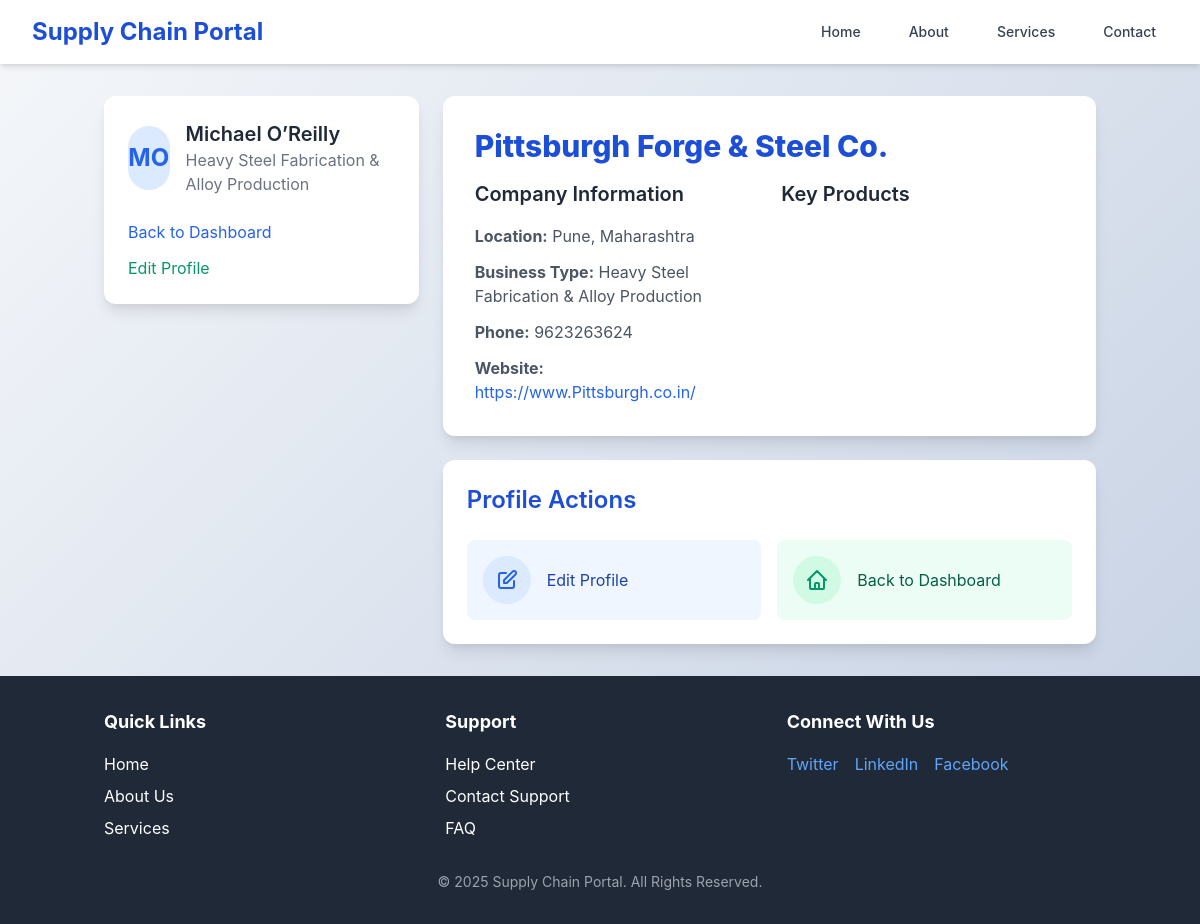
Page /manufacturer/profile/ (signed in) on the committed database.
### manufacturer/models.py (models this page shows, shortened)
class Manufacturer(models.Model):
    user = models.OneToOneField(User, on_delete=models.CASCADE)
    first_name = models.CharField(max_length=100)
    last_name = models.CharField(max_length=100)
    company_name = models.CharField(max_length=200)
    address = models.CharField(max_length=255)
    city = models.CharField(max_length=100)
    state = models.CharField(max_length=100)
    business_type = models.CharField(max_length=100)
    website = models.URLField(blank=True)
    phone_number = models.CharField(max_length=20)
    key_products = models.TextField()

### manufacturer/views.py (the view)
# urls.py: path('profile/', views.view_profile, name='manufacturer_profile'),
def view_profile(request):
    if not request.user.is_authenticated:
        return redirect('manufacturer_login')
    manufacturer = Manufacturer.objects.get(user=request.user)
    return render(request, 'manufacturer/profile.html', {'manufacturer': manufacturer})

### manufacturer/templates/manufacturer/profile.html (shortened to what this page needs)
<!DOCTYPE html>
<html lang="en">
<head>
    <link href="https://cdnjs.cloudflare.com/ajax/libs/tailwindcss/2.2.19/tailwind.min.css" rel="stylesheet">
</head>
<body class="min-h-screen flex flex-col bg-gray-50">
    <nav class="relative bg-white shadow-md">
        <div class="max-w-7xl mx-auto px-4 sm:px-6 lg:px-8">
            <div class="flex justify-between items-center h-16">
                <div class="flex items-center">
                    <h1 class="text-2xl font-bold text-blue-700">Supply Chain Portal</h1>
                </div>
                <div class="hidden md:flex space-x-6 nav-menu">
                    <a href="#" class="text-gray-700 hover:text-blue-600 px-3 py-2 text-sm font-medium">Home</a>
                    <a href="#" class="text-gray-700 hover:text-blue-600 px-3 py-2 text-sm font-medium">About</a>
                    <a href="#" class="text-gray-700 hover:text-blue-600 px-3 py-2 text-sm font-medium">Services</a>
                    <a href="#" class="text-gray-700 hover:text-blue-600 px-3 py-2 text-sm font-medium">Contact</a>
                </div>
            </div>
        </div>
    </nav>
    <main class="flex-grow container mx-auto px-4 py-8">
        <div class="grid md:grid-cols-3 gap-6">
            <div class="md:col-span-1 space-y-6">
                <div class="bg-white p-6 rounded-xl shadow-lg dashboard-card">
                    <div class="flex items-center space-x-4">
                        <div class="w-16 h-16 bg-blue-100 rounded-full flex items-center justify-center">
                            <span class="text-2xl font-bold text-blue-600">
                                {{ manufacturer.first_name.0 }}{{ manufacturer.last_name.0 }}
                            </span>
                        </div>
                        <div>
                            <h2 class="text-xl font-semibold text-gray-800">
                                {{ manufacturer.first_name }} {{ manufacturer.last_name }}
                            </h2>
                            <p class="text-gray-500">{{ manufacturer.business_type }}</p>
                        </div>
                    </div>
                    <div class="mt-6 space-y-3">
                        <a href="{% url 'manufacturer_dashboard' %}" class="block text-blue-600 hover:text-blue-800 action-link">
                            Back to Dashboard
                        </a>
                        <a href="{% url 'manufacturer_edit_profile' %}" class="block text-green-600 hover:text-green-800 action-link">
                            Edit Profile
                        </a>
                    </div>
                </div>
            </div>
            <div class="md:col-span-2 space-y-6">
                <div class="bg-white p-8 rounded-xl shadow-lg dashboard-card">
                    <h1 class="text-3xl font-extrabold text-blue-700 mb-4">
                        {{ manufacturer.company_name }}
                    </h1>
                    <div class="grid md:grid-cols-2 gap-6">
                        <div>
                            <h2 class="text-xl font-semibold text-gray-800 mb-4">Company Information</h2>
                            <div class="space-y-3 text-gray-600">
                                <p><strong>Location:</strong> {{ manufacturer.city }}, {{ manufacturer.state }}</p>
                                <p><strong>Business Type:</strong> {{ manufacturer.business_type }}</p>
                                <p><strong>Phone:</strong> {{ manufacturer.phone_number }}</p>
                                {% if manufacturer.website %}
                                <p>
                                    <strong>Website:</strong>
                                    <a href="{{ manufacturer.website }}" target="_blank" class="text-blue-600 hover:underline">
                                        {{ manufacturer.website }}
                                    </a>
                                </p>
                                {% endif %}
                            </div>
                        </div>
                        <div>
                            <h2 class="text-xl font-semibold text-gray-800 mb-4">Key Products</h2>
                        </div>
                    </div>
                </div>
                <div class="bg-white p-6 rounded-xl shadow-lg dashboard-card">
                    <h2 class="text-2xl font-semibold text-blue-700 mb-6">Profile Actions</h2>
                    <div class="grid md:grid-cols-2 gap-4">
                        <a href="{% url 'manufacturer_edit_profile' %}"
                           class="bg-blue-50 p-4 rounded-lg hover:bg-blue-100 transition flex items-center space-x-4 action-link">
                            <div class="bg-blue-100 p-3 rounded-full">
                            </div>
                            <span class="text-blue-800">Edit Profile</span>
                        </a>
                        <a href="{% url 'manufacturer_dashboard' %}"
                           class="bg-green-50 p-4 rounded-lg hover:bg-green-100 transition flex items-center space-x-4 action-link">
                            <div class="bg-green-100 p-3 rounded-full">
                            </div>
                            <span class="text-green-800">Back to Dashboard</span>
                        </a>
                    </div>
                </div>
            </div>
        </div>
    </main>
    <footer class="bg-gray-800 text-white py-8">
        <div class="container mx-auto px-4 grid md:grid-cols-3 gap-8">
            <div>
                <h3 class="text-lg font-bold mb-4">Quick Links</h3>
                <ul class="space-y-2">
                    <li><a href="#" class="hover:text-blue-400">Home</a></li>
                    <li><a href="#" class="hover:text-blue-400">About Us</a></li>
                    <li><a href="#" class="hover:text-blue-400">Services</a></li>
                </ul>
            </div>
            <div>
                <h3 class="text-lg font-bold mb-4">Support</h3>
                <ul class="space-y-2">
                    <li><a href="#" class="hover:text-blue-400">Help Center</a></li>
                    <li><a href="#" class="hover:text-blue-400">Contact Support</a></li>
                    <li><a href="#" class="hover:text-blue-400">FAQ</a></li>
                </ul>
            </div>
            <div>
                <h3 class="text-lg font-bold mb-4">Connect With Us</h3>
                <div class="flex space-x-4">
                    <a href="#" class="text-blue-400 hover:text-blue-600">Twitter</a>
                    <a href="#" class="text-blue-400 hover:text-blue-600">LinkedIn</a>
                    <a href="#" class="text-blue-400 hover:text-blue-600">Facebook</a>
                </div>
            </div>
        </div>
        <div class="text-center mt-8 text-sm text-gray-400">
            © 2025 Supply Chain Portal. All Rights Reserved.
        </div>
    </footer>
</body>
</html>

### manufacturer/templates/manufacturer/profile.html (style rules this page uses)
body { background: linear-gradient(135deg, #f5f7fa 0%, #c3cfe2 100%); font-family: 'Inter', sans-serif; }
.dashboard-card { transition: all 0.3s ease; transform-origin: center; }
.action-link { transition: all 0.3s ease; position: relative; overflow: hidden; }
.action-link::after { content: ''; position: absolute; bottom: 0; left: 0; width: 0; height: 2px; background-color: #3b82f6; transition: width 0.3s ease; }

### rows in the picture
Manufacturer: first_name.0 "M", last_name.0 "O", first_name "Michael", last_name "O’Reilly", business_type "Heavy Steel Fabrication & Alloy Production", company_name "Pittsburgh Forge & Steel Co.", city "Pune", state "Maharashtra", phone_number "9623263624", website "https://www.Pittsburgh.co.in/"
